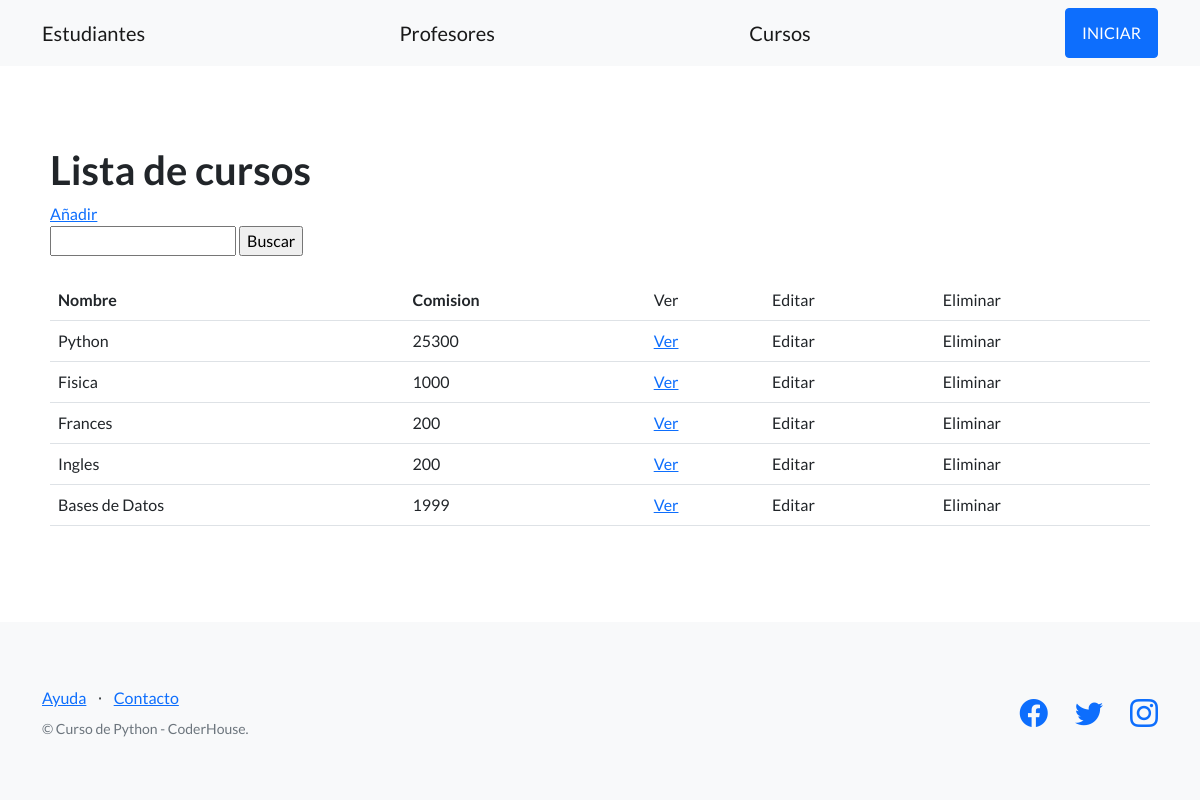
The app's page /plataforma/cursos/, older data.
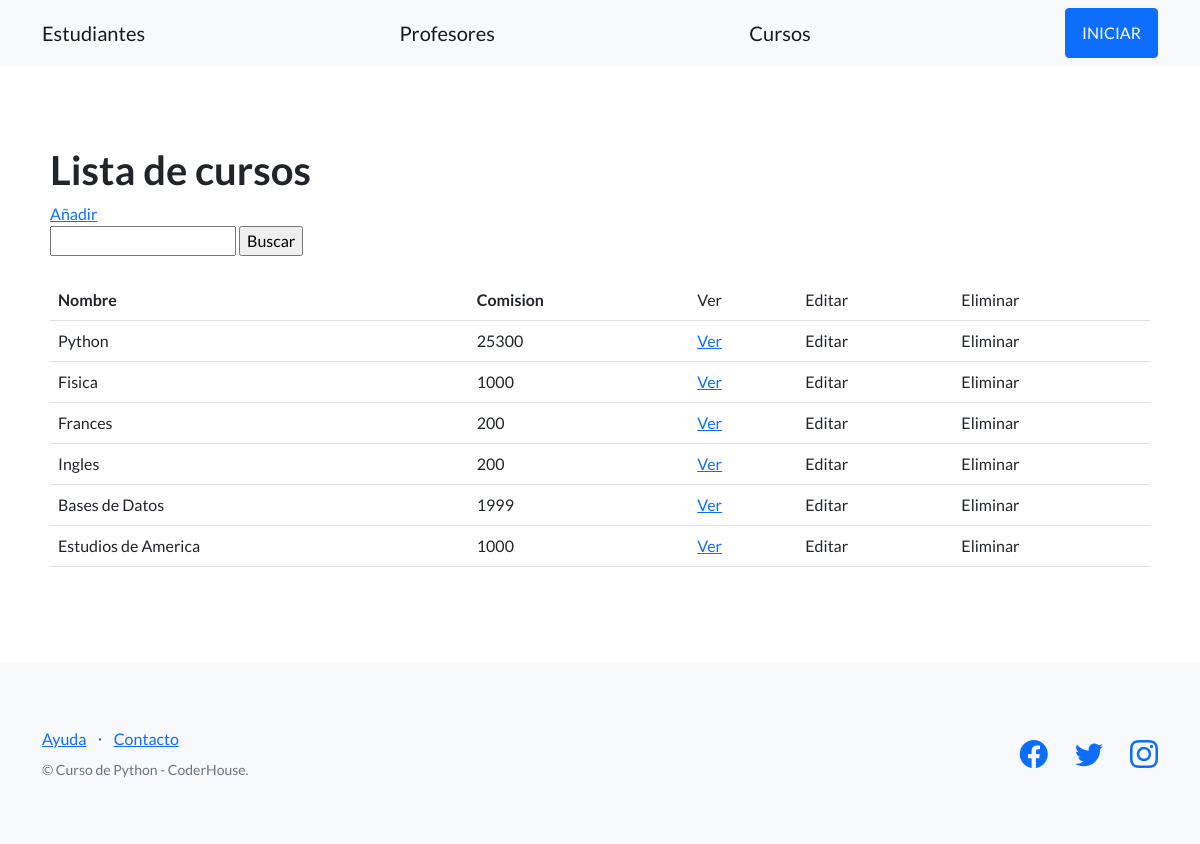
The same page, newer data.
### estudiantes/models.py (models this page shows, shortened)
class Curso(models.Model):
    nombre = models.CharField(max_length=64)
    comision = models.IntegerField()
    fecha_inicio = models.DateField(null=True)
    descripcion = models.TextField(null=True)

### estudiantes/views.py (the view)
# urls.py: path('cursos/', listar_cursos, name="listar_cursos"),
def listar_cursos(request):
    contexto = {
        'cursos': Curso.objects.all()
    }
    return render(
        request=request,
        template_name='estudiantes/lista_cursos.html',
        context=contexto,
    )

### estudiantes/templates/estudiantes/lista_cursos.html (shortened to what this page needs)
{% extends "estudiantes/base.html" %}
{% block contenido %}
<h1>Lista de cursos</h1>
<a href="{% url 'crear_curso' %}">Añadir</a>
<br>
<form action="{% url 'buscar_cursos' %}" method="post">
  <input type="text" name="busqueda">
  <input type="submit" value="Buscar">
</form>
<br>
<table class="table">
  <tbody>
    <tr>
      <th>Nombre</th>
      <th>Comision</th>
      <td>Ver</td>
      <td>Editar</td>
      <td>Eliminar</td>
    </tr>
    {% for curso in cursos %}
    <tr>
      <td>{{ curso.nombre }}</td>
      <td>{{ curso.comision }}</td>
      <td>
        <a href="{% url 'ver_curso' curso.id %}">Ver</a>
      </td>
      <td>Editar</td>
      <td>Eliminar</td>
    </tr>
    {% endfor %}
  </tbody>
</table>
{% endblock contenido %}

Row changes from the older to the newer data that the page shows:
added Curso: nombre "Estudios de America", comision "1000"
